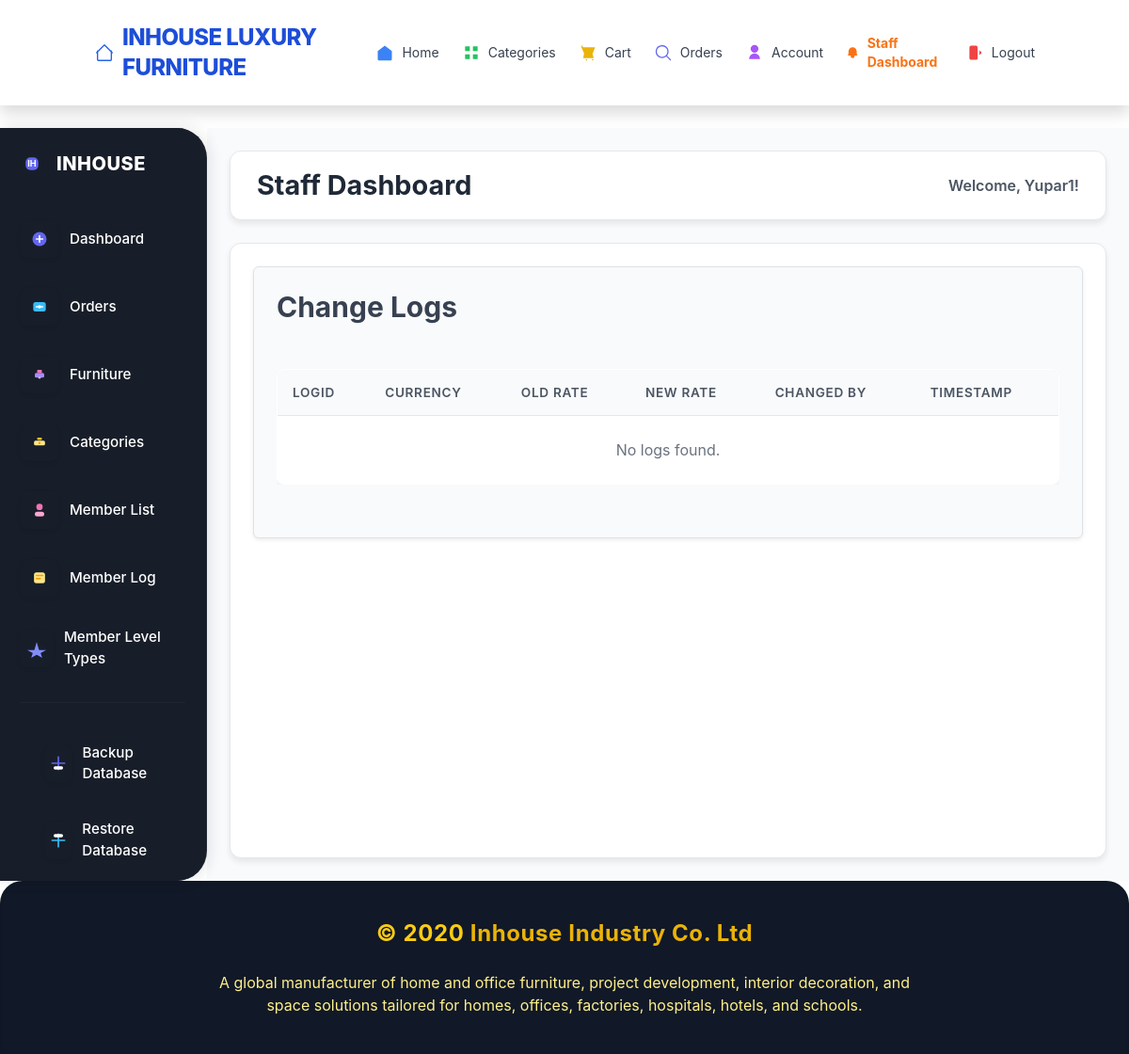
/staff/exchange-rates/logs/ (signed in), run on an earlier commit of the app's database.
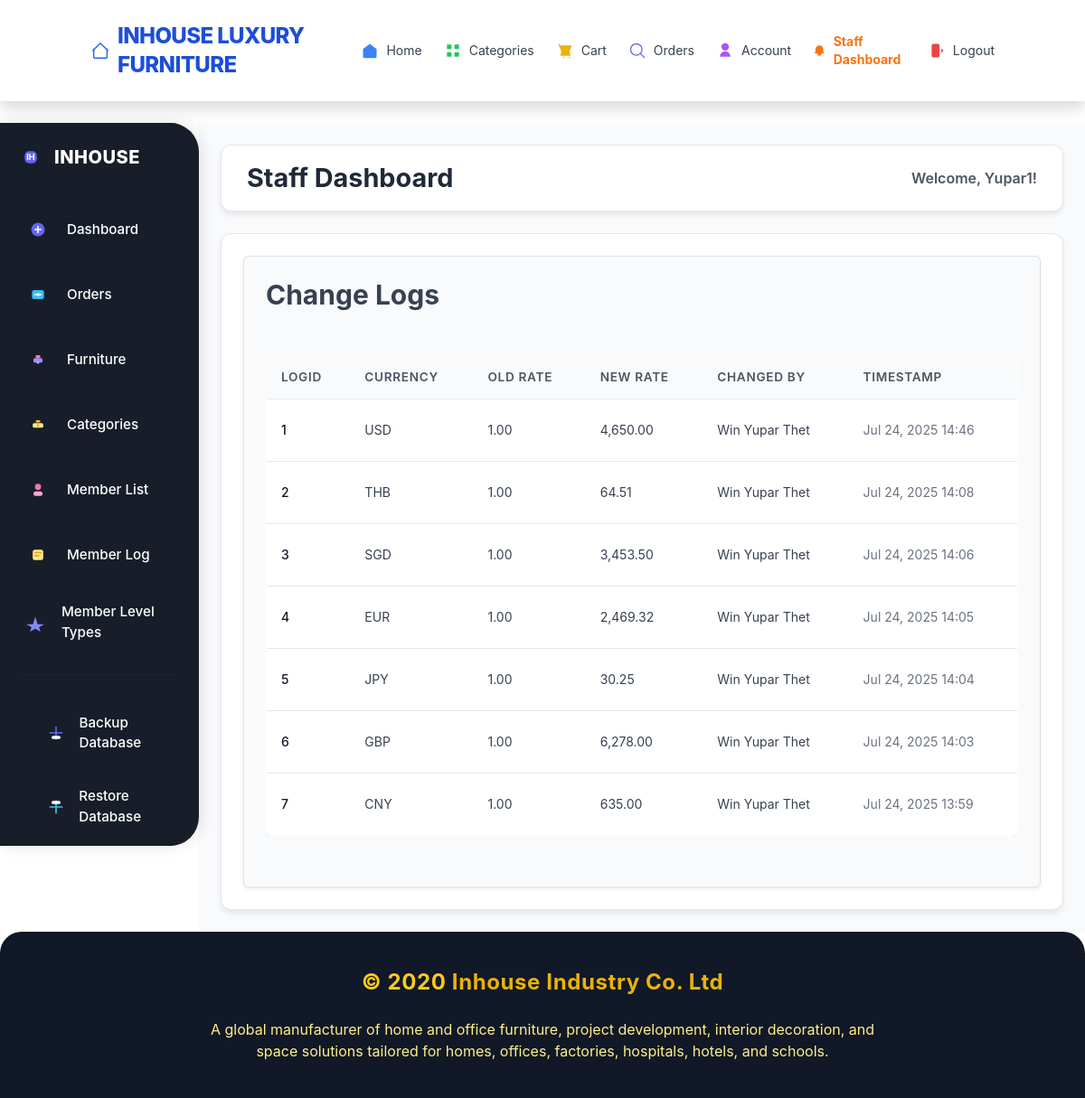
And on a later commit of the database.
### store/models.py (models this page shows, shortened)
class ExchangeRateLog(models.Model):
    exchange_rate = models.ForeignKey(ExchangeRate, on_delete=models.SET_NULL, null=True, blank=True,
                                       help_text="The exchange rate that was affected (can be null if rate was deleted).")
    currency = models.CharField(max_length=10, help_text="Currency code at the time of the log.")
    old_rate = models.DecimalField(max_digits=10, decimal_places=2, help_text="Old exchange rate before the change.")
    new_rate = models.DecimalField(max_digits=10, decimal_places=2, help_text="New exchange rate after the change.")
    changed_by = models.ForeignKey(CustomUser, on_delete=models.SET_NULL, null=True, blank=True,
                                   help_text="The user who performed the action.")
    timestamp = models.DateTimeField(auto_now_add=True)
    class Meta:
        ordering = ['-timestamp']
        verbose_name = "Exchange Rate Log"
        verbose_name_plural = "Exchange Rate Logs"

class CustomUser(AbstractUser):
    phone = models.CharField(max_length=15, blank=True, null=True)
    nrc = models.CharField(max_length=30, blank=True)
    dob = models.DateField(null=True, blank=True)
    c_code = models.CharField(max_length=20, unique=True, blank=True)
    createdby = models.CharField(max_length=20, default='website')
    amount = models.DecimalField(
        max_digits=10,
        decimal_places=2,
        default=0.00
    )
    member_level_choices = [
        ('INHOUSE', 'Inhouse'),
        ('CLASSIC', 'Classic'),
        ('GOLD', 'Gold'),
        ('PLATINUM', 'Platinum'),
        ('DIAMOND', 'Diamond'),
        ('VVIP', 'VVIP'),
    ]
    member_level = models.CharField(
        max_length=10,
        choices=member_level_choices,
        default='Bronze'
    )

### store/views_staff.py (the view)
@login_required
@user_passes_test(is_staff_check)
def exchange_rate_logs(request):
    logs = ExchangeRateLog.objects.select_related('changed_by').order_by('-timestamp')
    paginator = Paginator(logs, 25)
    page = request.GET.get('page')
    logs_page = paginator.get_page(page)
    return render(request, 'exchange_rate/logs.html', {'logs': logs_page})

### store/views_staff.py (called while the page is built)
def is_staff_check(user):
    return user.is_authenticated and user.is_staff

### store/templates/exchange_rate/logs.html (shortened to what this page needs)
{% extends "staff/base_staff.html" %}
{% load humanize %}
{% block content %}
<div class="max-w-6xl mx-auto p-6 bg-gray-50 rounded-md shadow-sm border border-gray-100 text-gray-900">
    <h1 class="text-3xl font-bold text-gray-700 mb-6">Change Logs</h1>
    <div class="overflow-x-auto">
        <table class="min-w-full divide-y divide-gray-200 border border-gray-200 rounded-md">
            <thead class="bg-gray-100">
                <tr>
                    <th scope="col" class="px-6 py-3 text-left text-xs font-medium text-gray-600 uppercase tracking-wider">LogID</th>
                    <th scope="col" class="px-6 py-3 text-left text-xs font-medium text-gray-600 uppercase tracking-wider">Currency</th>
                    <th scope="col" class="px-6 py-3 text-left text-xs font-medium text-gray-600 uppercase tracking-wider">Old Rate</th>
                    <th scope="col" class="px-6 py-3 text-left text-xs font-medium text-gray-600 uppercase tracking-wider">New Rate</th>
                    <th scope="col" class="px-6 py-3 text-left text-xs font-medium text-gray-600 uppercase tracking-wider">Changed By</th>
                    <th scope="col" class="px-6 py-3 text-left text-xs font-medium text-gray-600 uppercase tracking-wider">Timestamp</th>
                </tr>
            </thead>
            <tbody class="bg-white divide-y divide-gray-200">
                {% for log in logs %}
                <tr class="hover:bg-gray-50 transition duration-150 ease-in-out">
                    <td class="px-6 py-4 whitespace-nowrap text-sm font-medium text-gray-900">{{ forloop.counter }}</td>
                    <td class="px-6 py-4 whitespace-nowrap text-sm text-gray-700">{{ log.currency }}</td>
                    <td class="px-6 py-4 whitespace-nowrap text-sm text-gray-700">{{ log.old_rate|intcomma }}</td>
                    <td class="px-6 py-4 whitespace-nowrap text-sm text-gray-700">{{ log.new_rate|intcomma }}</td>
                    <td class="px-6 py-4 whitespace-nowrap text-sm text-gray-700">
                        {{ log.changed_by.get_full_name|default:log.changed_by.username|default:"Administrator" }}
                    </td>
                    <td class="px-6 py-4 whitespace-nowrap text-sm text-gray-500">{{ log.timestamp|date:"M d, Y H:i" }}</td>
                </tr>
                {% empty %}
                <tr>
                    <td colspan="6" class="px-6 py-4 text-center text-base text-gray-500">No logs found.</td>
                </tr>
                {% endfor %}
            </tbody>
        </table>
    </div>
</div>
{% endblock %}

What changed in the data, as far as the page shows it:
added ExchangeRateLog: currency "USD", old_rate "1.00", new_rate "4,650.00", changed_by.get_full_name "Win Yupar Thet", timestamp "Jul 24, 2025 14:46"
added ExchangeRateLog: currency "THB", old_rate "1.00", new_rate "64.51", changed_by.get_full_name "Win Yupar Thet", timestamp "Jul 24, 2025 14:08"
added ExchangeRateLog: currency "SGD", old_rate "1.00", new_rate "3,453.50", changed_by.get_full_name "Win Yupar Thet", timestamp "Jul 24, 2025 14:06"
added ExchangeRateLog: currency "EUR", old_rate "1.00", new_rate "2,469.32", changed_by.get_full_name "Win Yupar Thet", timestamp "Jul 24, 2025 14:05"
added ExchangeRateLog: currency "JPY", old_rate "1.00", new_rate "30.25", changed_by.get_full_name "Win Yupar Thet", timestamp "Jul 24, 2025 14:04"
added ExchangeRateLog: currency "GBP", old_rate "1.00", new_rate "6,278.00", changed_by.get_full_name "Win Yupar Thet", timestamp "Jul 24, 2025 14:03"
added ExchangeRateLog: currency "CNY", old_rate "1.00", new_rate "635.00", changed_by.get_full_name "Win Yupar Thet", timestamp "Jul 24, 2025 13:59"
Also different on the page:
text no longer shown: "No logs found."
